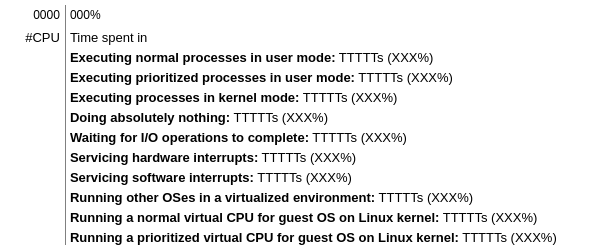
<?xml version="1.0" encoding="UTF-8"?>
<ui version="4.0">
 <class>cputwdgt</class>
 <widget class="QWidget" name="cputwdgt">
  <property name="geometry">
   <rect>
    <x>0</x>
    <y>0</y>
    <width>590</width>
    <height>250</height>
   </rect>
  </property>
  <property name="sizePolicy">
   <sizepolicy hsizetype="Fixed" vsizetype="Fixed">
    <horstretch>0</horstretch>
    <verstretch>0</verstretch>
   </sizepolicy>
  </property>
  <property name="minimumSize">
   <size>
    <width>590</width>
    <height>250</height>
   </size>
  </property>
  <property name="maximumSize">
   <size>
    <width>590</width>
    <height>250</height>
   </size>
  </property>
  <property name="windowTitle">
   <string>Form</string>
  </property>
  <property name="styleSheet">
   <string notr="true">background: transparent;</string>
  </property>
  <widget class="QLabel" name="cputperc">
   <property name="geometry">
    <rect>
     <x>70</x>
     <y>5</y>
     <width>515</width>
     <height>20</height>
    </rect>
   </property>
   <property name="sizePolicy">
    <sizepolicy hsizetype="Fixed" vsizetype="Fixed">
     <horstretch>0</horstretch>
     <verstretch>0</verstretch>
    </sizepolicy>
   </property>
   <property name="minimumSize">
    <size>
     <width>515</width>
     <height>20</height>
    </size>
   </property>
   <property name="maximumSize">
    <size>
     <width>515</width>
     <height>20</height>
    </size>
   </property>
   <property name="styleSheet">
    <string notr="true">font: 15pt &quot;JetBrains Mono&quot;;</string>
   </property>
   <property name="text">
    <string>000%</string>
   </property>
  </widget>
  <widget class="QLabel" name="cputxtra">
   <property name="geometry">
    <rect>
     <x>70</x>
     <y>30</y>
     <width>515</width>
     <height>15</height>
    </rect>
   </property>
   <property name="sizePolicy">
    <sizepolicy hsizetype="Fixed" vsizetype="Fixed">
     <horstretch>0</horstretch>
     <verstretch>0</verstretch>
    </sizepolicy>
   </property>
   <property name="minimumSize">
    <size>
     <width>515</width>
     <height>15</height>
    </size>
   </property>
   <property name="maximumSize">
    <size>
     <width>515</width>
     <height>15</height>
    </size>
   </property>
   <property name="font">
    <font>
     <pointsize>10</pointsize>
     <italic>false</italic>
     <bold>false</bold>
    </font>
   </property>
   <property name="styleSheet">
    <string notr="true">font: 10pt &quot;Inter&quot;;</string>
   </property>
   <property name="text">
    <string>Time spent in</string>
   </property>
  </widget>
  <widget class="QLabel" name="cputnumb">
   <property name="geometry">
    <rect>
     <x>5</x>
     <y>5</y>
     <width>55</width>
     <height>20</height>
    </rect>
   </property>
   <property name="sizePolicy">
    <sizepolicy hsizetype="Fixed" vsizetype="Fixed">
     <horstretch>0</horstretch>
     <verstretch>0</verstretch>
    </sizepolicy>
   </property>
   <property name="minimumSize">
    <size>
     <width>55</width>
     <height>20</height>
    </size>
   </property>
   <property name="maximumSize">
    <size>
     <width>55</width>
     <height>20</height>
    </size>
   </property>
   <property name="styleSheet">
    <string notr="true">font: 15pt &quot;JetBrains Mono&quot;;</string>
   </property>
   <property name="frameShape">
    <enum>QFrame::NoFrame</enum>
   </property>
   <property name="text">
    <string>0000</string>
   </property>
   <property name="alignment">
    <set>Qt::AlignRight|Qt::AlignTrailing|Qt::AlignVCenter</set>
   </property>
  </widget>
  <widget class="QLabel" name="cputlabl">
   <property name="geometry">
    <rect>
     <x>5</x>
     <y>30</y>
     <width>55</width>
     <height>15</height>
    </rect>
   </property>
   <property name="sizePolicy">
    <sizepolicy hsizetype="Fixed" vsizetype="Fixed">
     <horstretch>0</horstretch>
     <verstretch>0</verstretch>
    </sizepolicy>
   </property>
   <property name="minimumSize">
    <size>
     <width>55</width>
     <height>15</height>
    </size>
   </property>
   <property name="maximumSize">
    <size>
     <width>55</width>
     <height>15</height>
    </size>
   </property>
   <property name="font">
    <font>
     <pointsize>10</pointsize>
     <italic>false</italic>
     <bold>false</bold>
    </font>
   </property>
   <property name="styleSheet">
    <string notr="true">font: 10pt &quot;Inter&quot;;</string>
   </property>
   <property name="text">
    <string>#CPU</string>
   </property>
   <property name="alignment">
    <set>Qt::AlignRight|Qt::AlignTrailing|Qt::AlignVCenter</set>
   </property>
  </widget>
  <widget class="Line" name="cputline">
   <property name="geometry">
    <rect>
     <x>65</x>
     <y>5</y>
     <width>1</width>
     <height>240</height>
    </rect>
   </property>
   <property name="sizePolicy">
    <sizepolicy hsizetype="Fixed" vsizetype="Fixed">
     <horstretch>0</horstretch>
     <verstretch>0</verstretch>
    </sizepolicy>
   </property>
   <property name="minimumSize">
    <size>
     <width>1</width>
     <height>240</height>
    </size>
   </property>
   <property name="maximumSize">
    <size>
     <width>1</width>
     <height>240</height>
    </size>
   </property>
   <property name="styleSheet">
    <string notr="true">border: 1px solid #808080;</string>
   </property>
   <property name="orientation">
    <enum>Qt::Vertical</enum>
   </property>
  </widget>
  <widget class="QLabel" name="cputusnm">
   <property name="geometry">
    <rect>
     <x>70</x>
     <y>50</y>
     <width>515</width>
     <height>15</height>
    </rect>
   </property>
   <property name="sizePolicy">
    <sizepolicy hsizetype="Fixed" vsizetype="Fixed">
     <horstretch>0</horstretch>
     <verstretch>0</verstretch>
    </sizepolicy>
   </property>
   <property name="minimumSize">
    <size>
     <width>515</width>
     <height>15</height>
    </size>
   </property>
   <property name="maximumSize">
    <size>
     <width>515</width>
     <height>15</height>
    </size>
   </property>
   <property name="font">
    <font>
     <pointsize>10</pointsize>
     <italic>false</italic>
     <bold>false</bold>
    </font>
   </property>
   <property name="styleSheet">
    <string notr="true">font: 10pt &quot;Inter&quot;;</string>
   </property>
   <property name="text">
    <string>&lt;html&gt;&lt;head/&gt;&lt;body&gt;&lt;p&gt;&lt;span style=&quot; font-weight:700;&quot;&gt;Executing normal processes in user mode:&lt;/span&gt; TTTTTs (XXX%)&lt;/p&gt;&lt;/body&gt;&lt;/html&gt;</string>
   </property>
  </widget>
  <widget class="QLabel" name="cputuspr">
   <property name="geometry">
    <rect>
     <x>70</x>
     <y>70</y>
     <width>515</width>
     <height>15</height>
    </rect>
   </property>
   <property name="sizePolicy">
    <sizepolicy hsizetype="Fixed" vsizetype="Fixed">
     <horstretch>0</horstretch>
     <verstretch>0</verstretch>
    </sizepolicy>
   </property>
   <property name="minimumSize">
    <size>
     <width>515</width>
     <height>15</height>
    </size>
   </property>
   <property name="maximumSize">
    <size>
     <width>515</width>
     <height>15</height>
    </size>
   </property>
   <property name="font">
    <font>
     <pointsize>10</pointsize>
     <italic>false</italic>
     <bold>false</bold>
    </font>
   </property>
   <property name="styleSheet">
    <string notr="true">font: 10pt &quot;Inter&quot;;</string>
   </property>
   <property name="text">
    <string>&lt;html&gt;&lt;head/&gt;&lt;body&gt;&lt;p&gt;&lt;span style=&quot; font-weight:700;&quot;&gt;Executing prioritized processes in user mode:&lt;/span&gt; TTTTTs (XXX%)&lt;/p&gt;&lt;/body&gt;&lt;/html&gt;</string>
   </property>
  </widget>
  <widget class="QLabel" name="cputkrnm">
   <property name="geometry">
    <rect>
     <x>70</x>
     <y>90</y>
     <width>515</width>
     <height>15</height>
    </rect>
   </property>
   <property name="sizePolicy">
    <sizepolicy hsizetype="Fixed" vsizetype="Fixed">
     <horstretch>0</horstretch>
     <verstretch>0</verstretch>
    </sizepolicy>
   </property>
   <property name="minimumSize">
    <size>
     <width>515</width>
     <height>15</height>
    </size>
   </property>
   <property name="maximumSize">
    <size>
     <width>515</width>
     <height>15</height>
    </size>
   </property>
   <property name="font">
    <font>
     <pointsize>10</pointsize>
     <italic>false</italic>
     <bold>false</bold>
    </font>
   </property>
   <property name="styleSheet">
    <string notr="true">font: 10pt &quot;Inter&quot;;</string>
   </property>
   <property name="text">
    <string>&lt;html&gt;&lt;head/&gt;&lt;body&gt;&lt;p&gt;&lt;span style=&quot; font-weight:700;&quot;&gt;Executing processes in kernel mode:&lt;/span&gt; TTTTTs (XXX%)&lt;/p&gt;&lt;/body&gt;&lt;/html&gt;</string>
   </property>
  </widget>
  <widget class="QLabel" name="cputnull">
   <property name="geometry">
    <rect>
     <x>70</x>
     <y>110</y>
     <width>515</width>
     <height>15</height>
    </rect>
   </property>
   <property name="sizePolicy">
    <sizepolicy hsizetype="Fixed" vsizetype="Fixed">
     <horstretch>0</horstretch>
     <verstretch>0</verstretch>
    </sizepolicy>
   </property>
   <property name="minimumSize">
    <size>
     <width>515</width>
     <height>15</height>
    </size>
   </property>
   <property name="maximumSize">
    <size>
     <width>515</width>
     <height>15</height>
    </size>
   </property>
   <property name="font">
    <font>
     <pointsize>10</pointsize>
     <italic>false</italic>
     <bold>false</bold>
    </font>
   </property>
   <property name="styleSheet">
    <string notr="true">font: 10pt &quot;Inter&quot;;</string>
   </property>
   <property name="text">
    <string>&lt;html&gt;&lt;head/&gt;&lt;body&gt;&lt;p&gt;&lt;span style=&quot; font-weight:700;&quot;&gt;Doing absolutely nothing:&lt;/span&gt; TTTTTs (XXX%)&lt;/p&gt;&lt;/body&gt;&lt;/html&gt;</string>
   </property>
  </widget>
  <widget class="QLabel" name="cputiowt">
   <property name="geometry">
    <rect>
     <x>70</x>
     <y>130</y>
     <width>515</width>
     <height>15</height>
    </rect>
   </property>
   <property name="sizePolicy">
    <sizepolicy hsizetype="Fixed" vsizetype="Fixed">
     <horstretch>0</horstretch>
     <verstretch>0</verstretch>
    </sizepolicy>
   </property>
   <property name="minimumSize">
    <size>
     <width>515</width>
     <height>15</height>
    </size>
   </property>
   <property name="maximumSize">
    <size>
     <width>515</width>
     <height>15</height>
    </size>
   </property>
   <property name="font">
    <font>
     <pointsize>10</pointsize>
     <italic>false</italic>
     <bold>false</bold>
    </font>
   </property>
   <property name="styleSheet">
    <string notr="true">font: 10pt &quot;Inter&quot;;</string>
   </property>
   <property name="text">
    <string>&lt;html&gt;&lt;head/&gt;&lt;body&gt;&lt;p&gt;&lt;span style=&quot; font-weight:700;&quot;&gt;Waiting for I/O operations to complete:&lt;/span&gt; TTTTTs (XXX%)&lt;/p&gt;&lt;/body&gt;&lt;/html&gt;</string>
   </property>
  </widget>
  <widget class="QLabel" name="cputhirq">
   <property name="geometry">
    <rect>
     <x>70</x>
     <y>150</y>
     <width>515</width>
     <height>15</height>
    </rect>
   </property>
   <property name="sizePolicy">
    <sizepolicy hsizetype="Fixed" vsizetype="Fixed">
     <horstretch>0</horstretch>
     <verstretch>0</verstretch>
    </sizepolicy>
   </property>
   <property name="minimumSize">
    <size>
     <width>515</width>
     <height>15</height>
    </size>
   </property>
   <property name="maximumSize">
    <size>
     <width>515</width>
     <height>15</height>
    </size>
   </property>
   <property name="font">
    <font>
     <pointsize>10</pointsize>
     <italic>false</italic>
     <bold>false</bold>
    </font>
   </property>
   <property name="styleSheet">
    <string notr="true">font: 10pt &quot;Inter&quot;;</string>
   </property>
   <property name="text">
    <string>&lt;html&gt;&lt;head/&gt;&lt;body&gt;&lt;p&gt;&lt;span style=&quot; font-weight:700;&quot;&gt;Servicing hardware interrupts:&lt;/span&gt; TTTTTs (XXX%)&lt;/p&gt;&lt;/body&gt;&lt;/html&gt;</string>
   </property>
  </widget>
  <widget class="QLabel" name="cputsirq">
   <property name="geometry">
    <rect>
     <x>70</x>
     <y>170</y>
     <width>515</width>
     <height>15</height>
    </rect>
   </property>
   <property name="sizePolicy">
    <sizepolicy hsizetype="Fixed" vsizetype="Fixed">
     <horstretch>0</horstretch>
     <verstretch>0</verstretch>
    </sizepolicy>
   </property>
   <property name="minimumSize">
    <size>
     <width>515</width>
     <height>15</height>
    </size>
   </property>
   <property name="maximumSize">
    <size>
     <width>515</width>
     <height>15</height>
    </size>
   </property>
   <property name="font">
    <font>
     <pointsize>10</pointsize>
     <italic>false</italic>
     <bold>false</bold>
    </font>
   </property>
   <property name="styleSheet">
    <string notr="true">font: 10pt &quot;Inter&quot;;</string>
   </property>
   <property name="text">
    <string>&lt;html&gt;&lt;head/&gt;&lt;body&gt;&lt;p&gt;&lt;span style=&quot; font-weight:700;&quot;&gt;Servicing software interrupts:&lt;/span&gt; TTTTTs (XXX%)&lt;/p&gt;&lt;/body&gt;&lt;/html&gt;</string>
   </property>
  </widget>
  <widget class="QLabel" name="cputvirt">
   <property name="geometry">
    <rect>
     <x>70</x>
     <y>190</y>
     <width>515</width>
     <height>15</height>
    </rect>
   </property>
   <property name="sizePolicy">
    <sizepolicy hsizetype="Fixed" vsizetype="Fixed">
     <horstretch>0</horstretch>
     <verstretch>0</verstretch>
    </sizepolicy>
   </property>
   <property name="minimumSize">
    <size>
     <width>515</width>
     <height>15</height>
    </size>
   </property>
   <property name="maximumSize">
    <size>
     <width>515</width>
     <height>15</height>
    </size>
   </property>
   <property name="font">
    <font>
     <pointsize>10</pointsize>
     <italic>false</italic>
     <bold>false</bold>
    </font>
   </property>
   <property name="styleSheet">
    <string notr="true">font: 10pt &quot;Inter&quot;;</string>
   </property>
   <property name="text">
    <string>&lt;html&gt;&lt;head/&gt;&lt;body&gt;&lt;p&gt;&lt;span style=&quot; font-weight:700;&quot;&gt;Running other OSes in a virtualized environment:&lt;/span&gt; TTTTTs (XXX%)&lt;/p&gt;&lt;/body&gt;&lt;/html&gt;</string>
   </property>
  </widget>
  <widget class="QLabel" name="cputgest">
   <property name="geometry">
    <rect>
     <x>70</x>
     <y>210</y>
     <width>515</width>
     <height>15</height>
    </rect>
   </property>
   <property name="sizePolicy">
    <sizepolicy hsizetype="Fixed" vsizetype="Fixed">
     <horstretch>0</horstretch>
     <verstretch>0</verstretch>
    </sizepolicy>
   </property>
   <property name="minimumSize">
    <size>
     <width>515</width>
     <height>15</height>
    </size>
   </property>
   <property name="maximumSize">
    <size>
     <width>515</width>
     <height>15</height>
    </size>
   </property>
   <property name="font">
    <font>
     <pointsize>10</pointsize>
     <italic>false</italic>
     <bold>false</bold>
    </font>
   </property>
   <property name="styleSheet">
    <string notr="true">font: 10pt &quot;Inter&quot;;</string>
   </property>
   <property name="text">
    <string>&lt;html&gt;&lt;head/&gt;&lt;body&gt;&lt;p&gt;&lt;span style=&quot; font-weight:700;&quot;&gt;Running a normal virtual CPU for guest OS on Linux kernel:&lt;/span&gt; TTTTTs (XXX%)&lt;/p&gt;&lt;/body&gt;&lt;/html&gt;</string>
   </property>
  </widget>
  <widget class="QLabel" name="cputgtnc">
   <property name="geometry">
    <rect>
     <x>70</x>
     <y>230</y>
     <width>515</width>
     <height>15</height>
    </rect>
   </property>
   <property name="sizePolicy">
    <sizepolicy hsizetype="Fixed" vsizetype="Fixed">
     <horstretch>0</horstretch>
     <verstretch>0</verstretch>
    </sizepolicy>
   </property>
   <property name="minimumSize">
    <size>
     <width>515</width>
     <height>15</height>
    </size>
   </property>
   <property name="maximumSize">
    <size>
     <width>515</width>
     <height>15</height>
    </size>
   </property>
   <property name="font">
    <font>
     <pointsize>10</pointsize>
     <italic>false</italic>
     <bold>false</bold>
    </font>
   </property>
   <property name="styleSheet">
    <string notr="true">font: 10pt &quot;Inter&quot;;</string>
   </property>
   <property name="text">
    <string>&lt;html&gt;&lt;head/&gt;&lt;body&gt;&lt;p&gt;&lt;span style=&quot; font-weight:700;&quot;&gt;Running a prioritized virtual CPU for guest OS on Linux kernel:&lt;/span&gt; TTTTTs (XXX%)&lt;/p&gt;&lt;/body&gt;&lt;/html&gt;</string>
   </property>
  </widget>
 </widget>
 <resources/>
 <connections/>
</ui>
